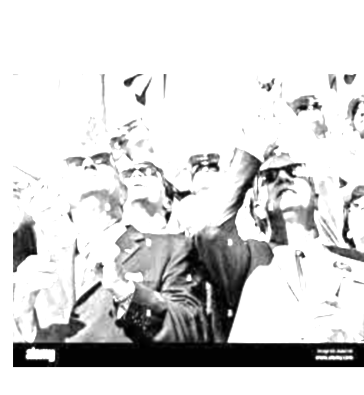
#> input picture neel1.jpg, 364 x 395 px, found by its file name
$ python equalizacao-histograma.py
#> lines starting #> are read from the running program, lines starting #| are printed output that depends on the picture
# Importando as bibliotecas necessárias
import numpy as np
import cv2
import matplotlib
import matplotlib.pyplot as plt

# Configurando os parâmetros de exibição de imagens e gráficos
matplotlib.rcParams['image.cmap'] = 'gray'
matplotlib.rcParams['image.interpolation'] = 'bicubic'
#%matplotlib inline

# Carrega uma foto em grayscale
image_path = "img/neel1.jpg"
image = cv2.imread(image_path, 0)
#> image is the input picture: shape (395, 364); min 0, max 255, mean 214.3

# Calcule o histograma
hist, bins = np.histogram(image.flatten(), 256, [0, 256])
#> hist = 256 values, max 98397 at index 255, min 80 at index 114, mean 561.6; bins = 257 values from 0 to 256

# Compute a função de distribuição acumulada
cdf = hist.cumsum()
#> cdf = 256 values from 121 to 143780
cdf_normalized = cdf * hist.max() / cdf.max()
#> cdf_normalized = 256 values from 82.81 to 98397

# Plotar histograma e C.D.F.
fig, axs = plt.subplots(1, 2, figsize=(10, 5))

# Mostrar a imagem em grayscale
axs[0].imshow(image, cmap="gray", vmin=100, vmax=1000)
axs[0].axis("off")

# Plotar o histograma e a CDF
axs[1].plot(cdf_normalized, color="black", linestyle="--", linewidth=1)
axs[1].hist(image.flatten(), 256, [0, 256], color="r", alpha=0.5)
axs[1].set_xlim([0, 256])
axs[1].legend(("CDF", "Histograma"), loc="upper left")

plt.show()
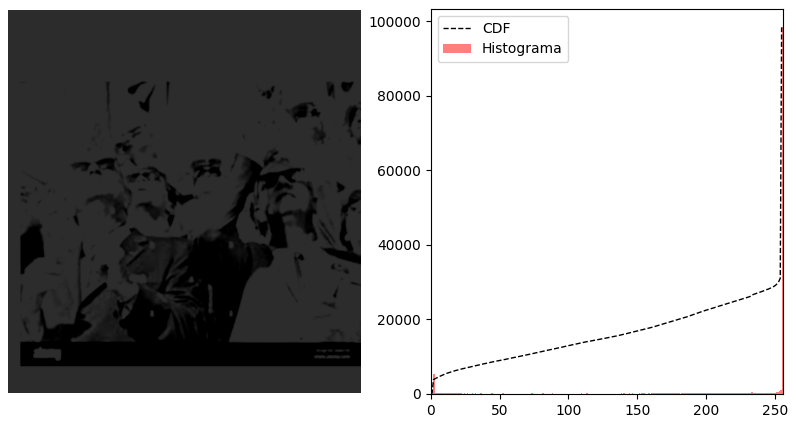
#> figure drawn by matplotlib, 2 panels; panel 2: tallest bar 98397 high, from x = 255 to 256; panel 2: curve peaks at x = 255, y = 98397
